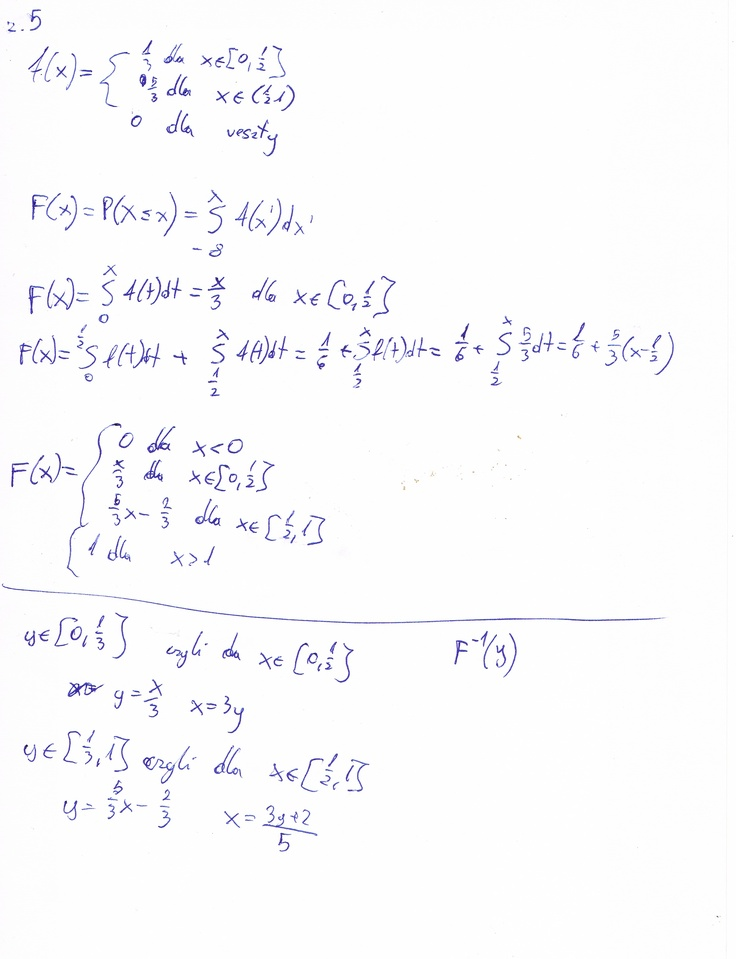
#> input picture ocr/application/tests/abc.jpg, 736 x 959 px, shrunk from 2479 x 3229 before the run
$ python -i boxDrawing.py   (imports and definitions only)
#> lines starting #> are read from the running program, lines starting #| are printed output that depends on the picture; after the words box and inside, x2 and y2 are one past the last pixel; in counts of white or black regions, pixels touching at a corner belong together
import cv2

def preprocess(image):
#> called with image = '../../tests/abc.jpg'
    imageLoad = cv2.imread(image)
#> imageLoad is the input picture: shape (959, 736, 3); mean B, G, R 251.7, 250.2, 250.3
    gray = cv2.cvtColor(imageLoad, cv2.COLOR_BGR2GRAY)
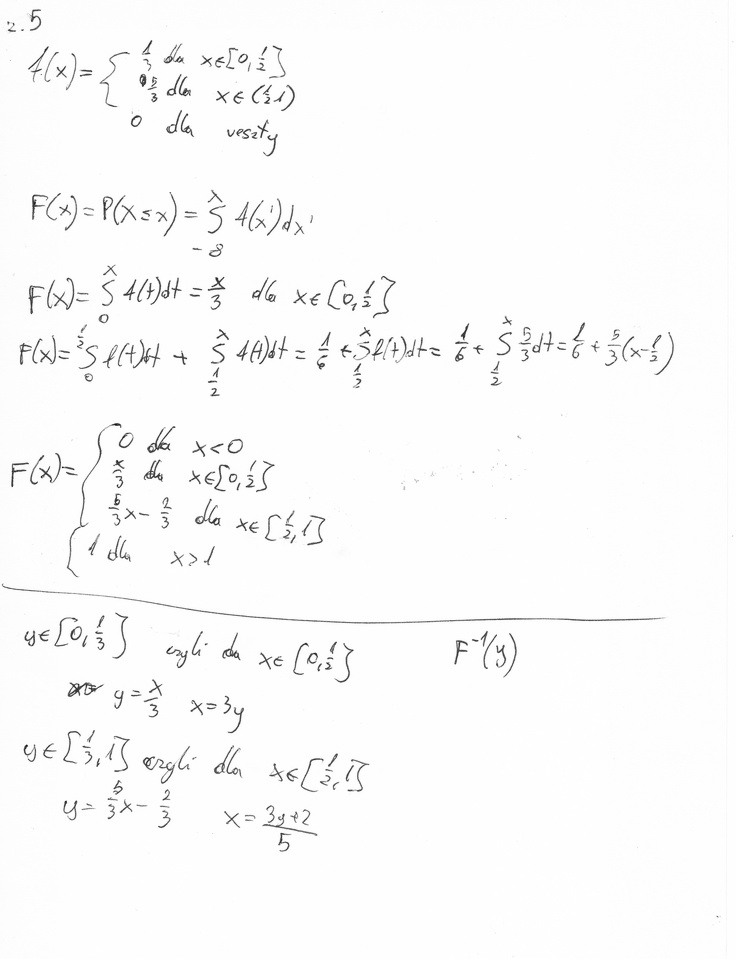
#> gray: shape (959, 736); min 15, max 255, mean 250.4
    cv2.imwrite("UploadedFiles/gray.png", gray)

    blur = cv2.GaussianBlur(gray, (7, 7), 0)
    cv2.imwrite("UploadedFiles/gray_blurred.png", blur)

    thresh = cv2.threshold(blur, 0, 255, cv2.THRESH_BINARY_INV | cv2.THRESH_OTSU)[1]
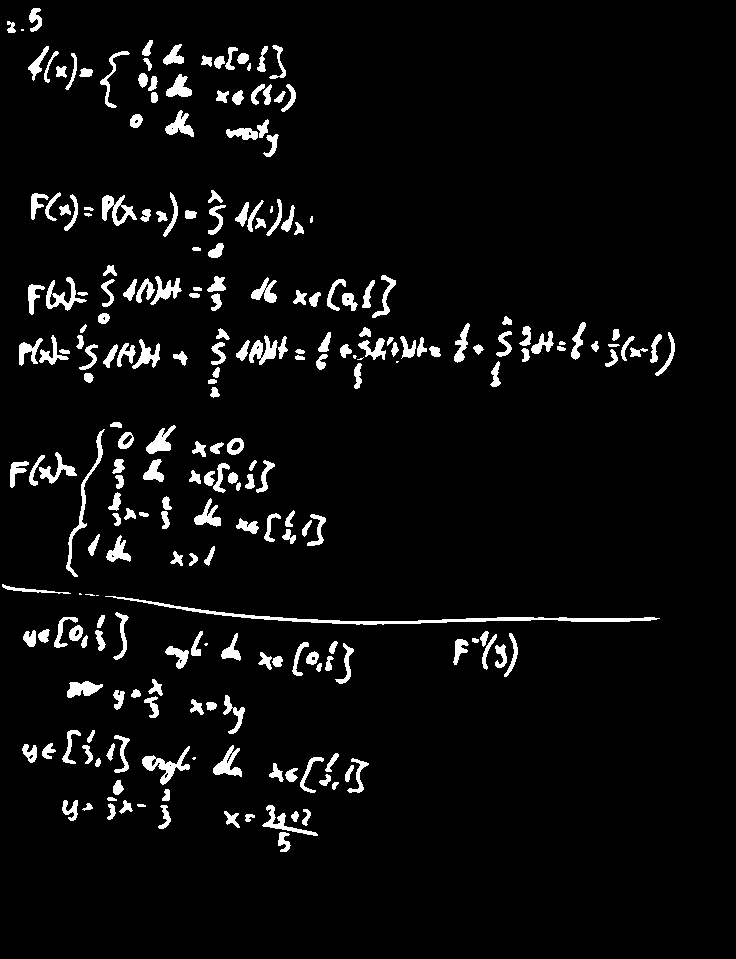
#> thresh: shape (959, 736); 5% white; 243 white regions (11 under 20 px), largest, box (x1, y1, x2, y2) and area: (105, 596, 660, 625) 1805, (66, 429, 105, 577) 604, (142, 746, 190, 785) 580
    cv2.imwrite("UploadedFiles/thresh.png", thresh)

    kernel = cv2.getStructuringElement(cv2.MORPH_ELLIPSE, (3, 13))
    dilate = cv2.dilate(thresh, kernel, iterations=1)
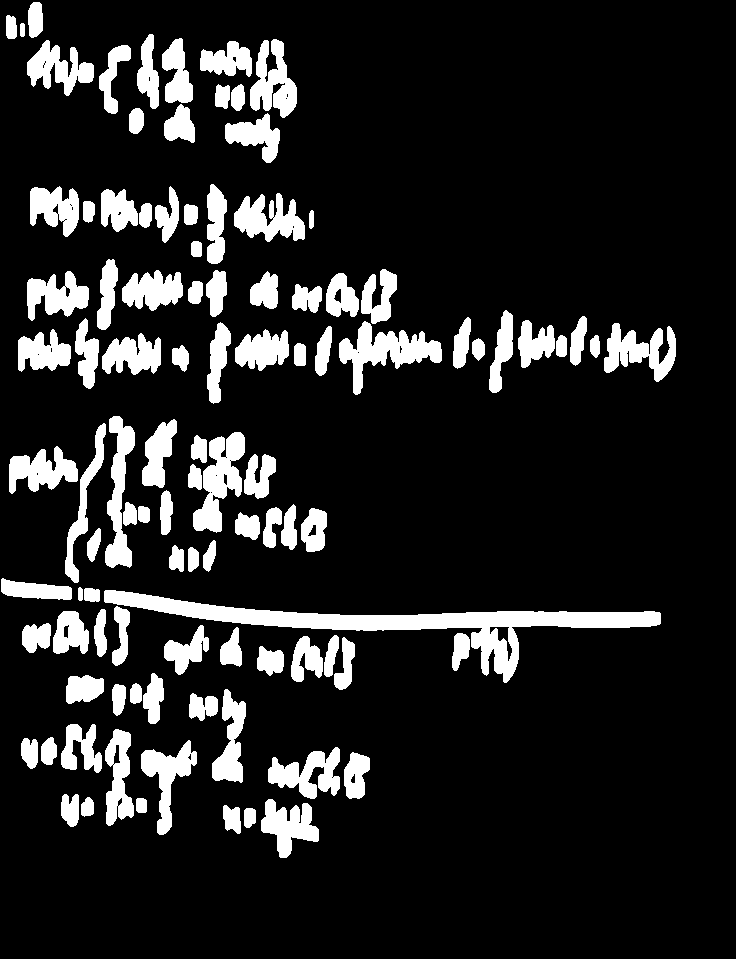
#> dilate: shape (959, 736); 13.7% white; 103 white regions
    cv2.imwrite("UploadedFiles/dilate.png", dilate)

    contours = cv2.findContours(dilate, cv2.RETR_EXTERNAL, cv2.CHAIN_APPROX_SIMPLE)
#> contours = 103 contours; largest, box (x1, y1, x2, y2) and area: (104, 590, 661, 683) 9635, (339, 321, 442, 395) 2770, (193, 432, 245, 533) 2518, (105, 416, 135, 568) 2084, (604, 323, 676, 382) 1962
    contours = contours[0] if len(contours) == 2 else contours[1]

    boxes = [cv2.boundingRect(c) for c in contours if cv2.boundingRect(c)[2] > 1 and cv2.boundingRect(c)[3] > 1]
#> boxes = 103 items, first 6: (244, 808, 12, 20), (223, 805, 18, 29), (261, 799, 58, 59), (136, 798, 11, 15), (81, 797, 13, 20), (61, 794, 18, 33)
    img_height = imageLoad.shape[0]
#> img_height = 959
    tolerance = int(0.10 * img_height)
#> tolerance = 95

    # Remove nested boxes
    filtered_boxes = []
    for i, (x1, y1, w1, h1) in enumerate(boxes):
        inside = False
        for j, (x2, y2, w2, h2) in enumerate(boxes):
            if i != j:
                if x1 >= x2 and y1 >= y2 and x1 + w1 <= x2 + w2 and y1 + h1 <= y2 + h2:
                    inside = True
                    break
        if not inside:
            filtered_boxes.append((x1, y1, w1, h1))
#> this loop made 103 passes
#> (x1, y1, w1, h1) on passes 1 to 12: (244, 808, 12, 20), (223, 805, 18, 29), (261, 799, 58, 59), (136, 798, 11, 15), (81, 797, 13, 20), (61, 794, 18, 33), (344, 752, 26, 47), (268, 747, 72, 52), (141, 740, 56, 95), (21, 738, 17, 31), (41, 737, 16, 28), (105, 729, 29, 97)
#> after the loop, filtered_boxes = 95 items, first 6: (244, 808, 12, 20), (223, 805, 18, 29), (261, 799, 58, 59), (136, 798, 11, 15), (81, 797, 13, 20), (61, 794, 18, 33)

    # Merge nearby boxes
    def boxes_are_close(b1, b2, thresh=15):
        x1, y1, w1, h1 = b1
        x2, y2, w2, h2 = b2
        return not (x1 + w1 + thresh < x2 or x2 + w2 + thresh < x1 or y1 + h1 + thresh < y2 or y2 + h2 + thresh < y1)

    def merge_boxes(b1, b2):
        x1, y1, w1, h1 = b1
        x2, y2, w2, h2 = b2
        x = min(x1, x2)
        y = min(y1, y2)
        x_max = max(x1 + w1, x2 + w2)
        y_max = max(y1 + h1, y2 + h2)
        return (x, y, x_max - x, y_max - y)

    merged = True
    while merged:
        merged = False
        new_boxes = []
        skip = set()
        for i in range(len(filtered_boxes)):
            if i in skip:
                continue
            box1 = filtered_boxes[i]
            for j in range(i + 1, len(filtered_boxes)):
                if j in skip:
                    continue
                box2 = filtered_boxes[j]
                if boxes_are_close(box1, box2):
                    box1 = merge_boxes(box1, box2)
                    skip.add(j)
                    merged = True
            new_boxes.append(box1)
        filtered_boxes = new_boxes

    # Sort top to bottom, then left to right within row
    def sort_key(box):
        return (box[1] // tolerance, box[0])

    sorted_boxes = sorted(filtered_boxes, key=sort_key)
#> sorted_boxes = [(6, 2, 291, 161), (1, 184, 675, 674)]

    img_w, img_h = imageLoad.shape[1], imageLoad.shape[0]
#> img_w = 736; img_h = 959

    def is_horizontal_line(box):
        x, y, w, h = box
        aspect_ratio = w / h if h > 0 else 0
        return h <= 15 and aspect_ratio > 10  # heuristic for lines

    # Filter small boxes
    final_boxes = [(x, y, w, h) for (x, y, w, h) in sorted_boxes if w >= 15 and h >= 15]
#> final_boxes = [(6, 2, 291, 161), (1, 184, 675, 674)]

    for idx, (x, y, w, h) in enumerate(final_boxes, start=1):
        roi = imageLoad[y:y + h, x:x + w]
        color = (0, 0, 255) if is_horizontal_line((x, y, w, h)) else (36, 255, 12)
        cv2.imwrite(f"UploadedFiles/roi{idx}.png", roi)
        cv2.rectangle(imageLoad, (x, y), (x + w, y + h), color, 2)
#> this loop made 2 passes
#> pass 1, in preprocess, `roi = imageLoad[y:y + h, x:x + w]`:
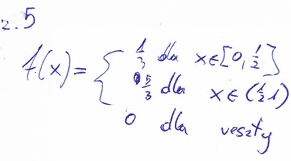
#> roi: shape (161, 291, 3); mean B, G, R 249.4, 246.3, 246.5
#> pass 2, in preprocess, `roi = imageLoad[y:y + h, x:x + w]`:
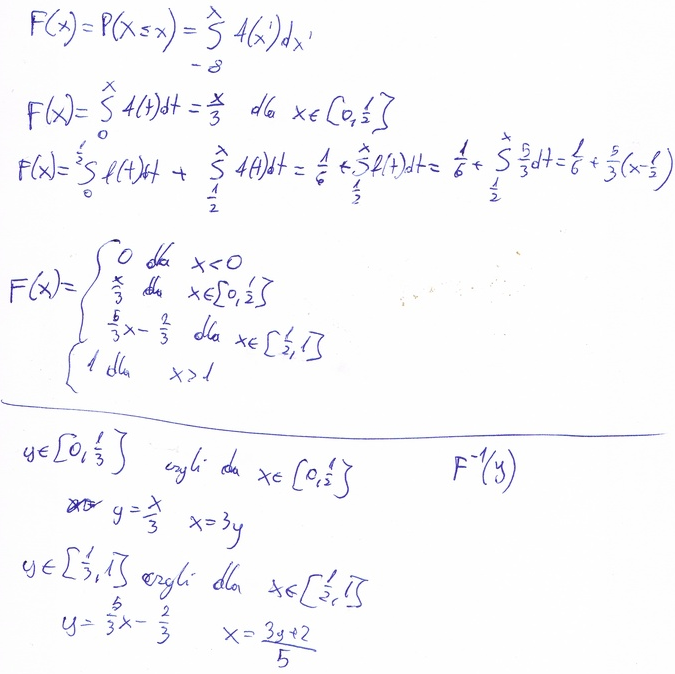
#> roi: shape (674, 675, 3); mean B, G, R 250.9, 248.9, 249.1
#> after the loop:
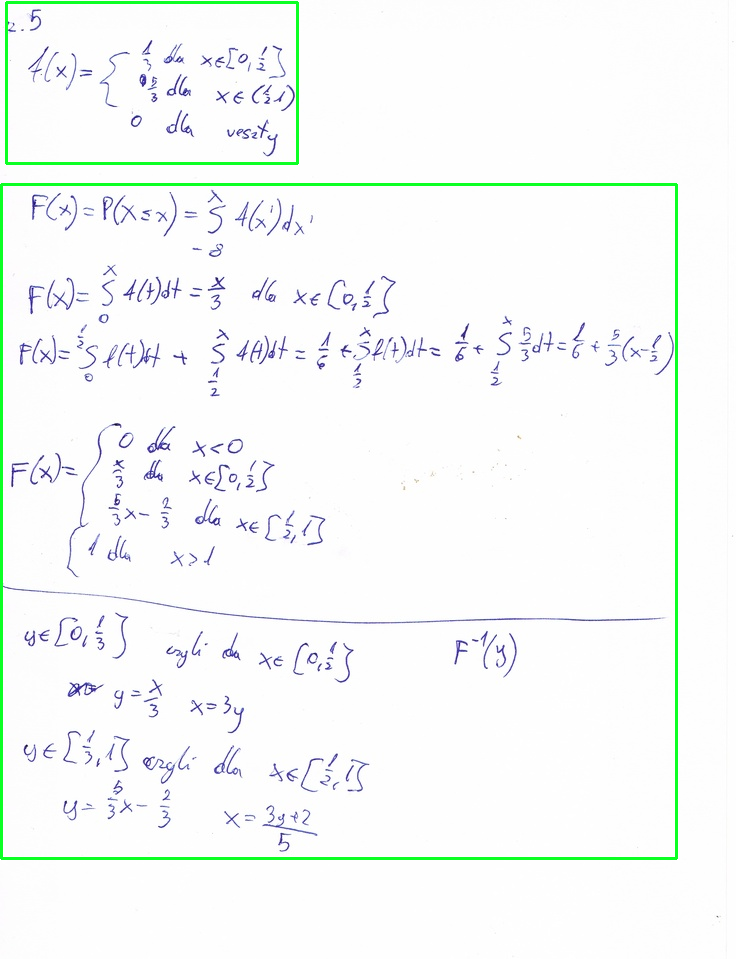
#> imageLoad: shape (959, 736, 3); 1.53% of pixels changed, all inside (x1, y1, x2, y2) = (0, 1, 678, 860)

    cv2.imwrite("UploadedFiles/boxed.png", imageLoad)

>>> result = preprocess('../../tests/abc.jpg')
